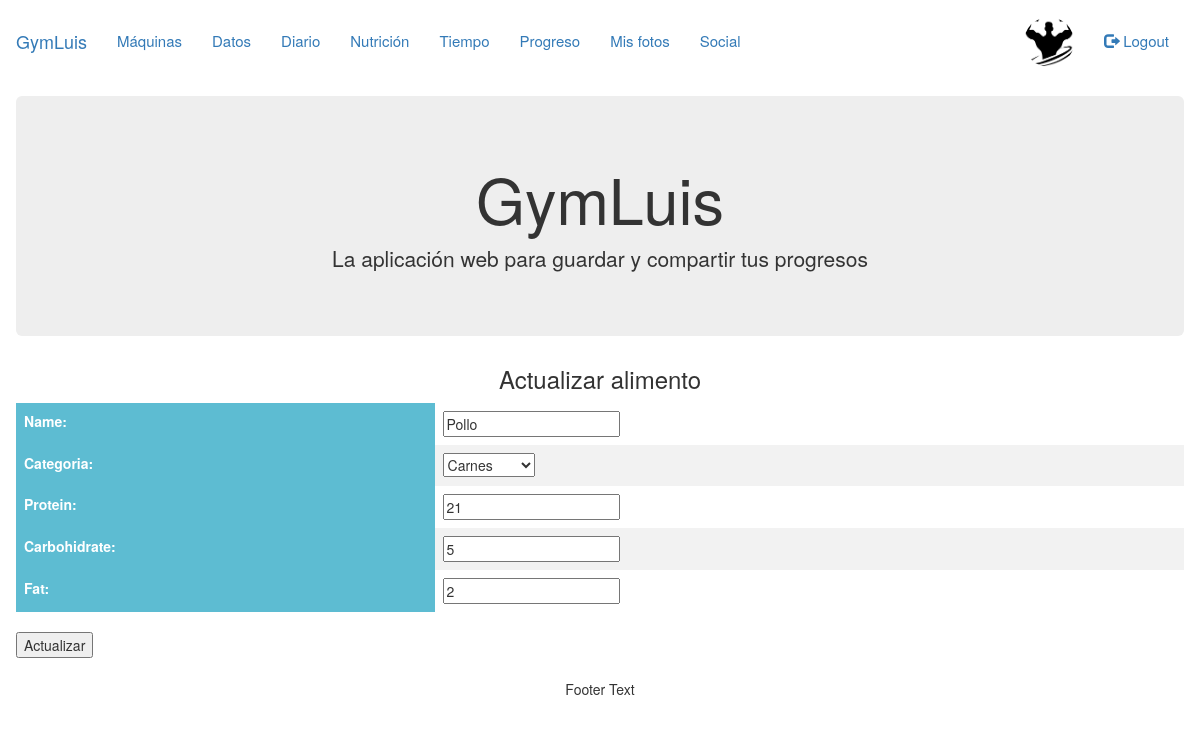
The page /nutrition/food-update/1/ (signed in) on the database its author committed.
### gym/models.py (models this page shows, shortened)
class UserProfile(models.Model):
    user = models.OneToOneField(User, on_delete=models.CASCADE)
    birthdate = models.DateField(blank=True, null=True)
    city = models.CharField(max_length=50, blank=True, null=True)
    profile_picture = models.ImageField(
        upload_to='media/images/', default='logo-gym.png',
        blank=True, null=True)
    followers = models.ManyToManyField(
        to='self', through='Relationship', related_name='related_to',
        symmetrical=False, blank=True)

### nutrition/models.py (models this page shows, shortened)
class Food(models.Model):
    name = models.CharField(max_length=100, default='', unique=True)
    food_category = models.ForeignKey(
        'FoodCategory',
        on_delete=models.CASCADE,
        default='',
        max_length=50,
        verbose_name='Categoria',
        related_name='food_category_name')
    protein = models.IntegerField(default=0)
    carbohidrate = models.IntegerField(default=0)
    fat = models.IntegerField(default=0)

class FoodCategory(models.Model):
    name = models.CharField(
        max_length=20,
        default='',
        help_text='Tipo de alimento')
    def __str__(self):
        return '%s' % self.name

### nutrition/views.py (the view, shortened to what this page needs)
class FoodUpdateView(SuccessMessageMixin, generic.UpdateView):
    model = Food
    fields = '__all__'
    context_object_name = 'food'
    success_message = 'Alimento actualizado correctamente'

### gym/views.py (called while the page is built)
def get_only_requests(self, status):
    return self.related_to.filter(
        from_people__status=status,
        from_people__to_person=self,
        from_people__accepted=False)

### nutrition/templates/nutrition/food_form.html (shortened to what this page needs)
{% extends "base_generic.html" %}
{% block content %}
	<center><h3>Actualizar alimento</h3></center>
	<form method="post">
		<table>
	    	{{ form }}
		</table><br>
		<input type="submit" value="Actualizar">
	</form>
{% endblock %}

### gym/templates/base_generic.html (shortened to what this page needs)
{% load static %}
{% load tags %}
<!DOCTYPE html>
<html lang="es">
<head>
  <link rel="stylesheet" href="https://maxcdn.bootstrapcdn.com/bootstrap/3.4.0/css/bootstrap.min.css">
  <link rel="stylesheet" type="text/css" href="{% static 'css/gym.css' %}">
  <link rel="stylesheet" href="https://use.fontawesome.com/releases/v5.7.2/css/all.css">
</head>
<body>
<nav class="navbar navbar" style="margin-top:15px;">
  <div class="container-fluid">
    <div class="navbar-header" style="font-size:15px">
      <a class="navbar-brand" href="{% url 'index' %}">GymLuis</a>
    </div>
    <div class="collapse navbar-collapse" style="font-size:15px" id="myNavbar">
      <ul class="nav navbar-nav">
        {% if user.is_authenticated %}
          {% if not user.is_staff %}
            <li><a href="{% url 'machines' %}"> Máquinas </a></li>
            <li class="active"><a href="{% url 'user_data' %}">Datos</a></li>
            <li class="active"><a href="{% url 'entry_list' %}">Diario</a></li>
            <li class="active"><a href="{% url 'nutrition' %}">Nutrición</a></li>
            <li class="active"><a href="{% url 'weather' %}">Tiempo</a></li>
            <li class="active"><a href="{% url 'progress' %}">Progreso</a></li>
            <li class="active"><a href="{% url 'images' %}">Mis fotos</a></li>
            <li class="active"><a href="{% url 'social' %}">Social</a></li>
          {% endif %}
        </ul>
          <ul class="nav navbar-nav navbar-right">
            <li><a href="{% url 'user_data' %}"><img src="{{ user.userprofile.profile_picture.url }}" class="img-responsive img-circle" style="width:50px; height:50px;position:relative;top:-14px"></a></li>
            <li><a href="{% url 'logout' %}"><span class="glyphicon glyphicon-log-out"></span> Logout</a></li>
          </ul>
        {% else %}
      </ul>
          <ul class="nav navbar-nav navbar-right">
            <li><a href="{% url 'login' %}?"><span class="glyphicon glyphicon-log-in"></span> Login</a></li>
            <li><a href="{% url 'signup' %}?" class="enlacenav">Registro</a></li>
          </ul>
        {% endif %}
    </div>
    {% block jumbotron %}
      <div class="jumbotron" style="margin-top:0px">
        <div class="container text-center">
          <h1>GymLuis</h1>
          <p>La aplicación web para guardar y compartir tus progresos</p>
        </div>
      </div>
    {% endblock %}
    {% block content %}{% endblock %}
  </div>
</nav>
<footer class="container-fluid text-center">
  <p>Footer Text</p>
</footer>
</body>
</html>

### static/css/gym.css (style rules this page uses)
* { box-sizing: border-box; }
table { border-collapse: collapse; width: 100%; }
th, td { text-align: left; padding: 8px; }
tr:nth-child(even) { background-color: #f2f2f2 }
th { background-color: #5DBCD2; color: white; }
.img-circle { border-radius: 50%; }

### rows shown on the page
Food: name "Pollo", food_category "Carnes", protein "21", carbohidrate "5", fat "2"
